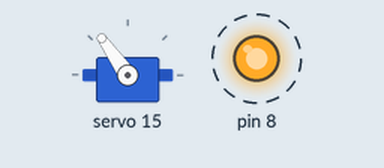
The sketch below on a simulated Arduino Uno, built with avr-gcc and run on an emulated ATmega328P. On the bench: servo, output pins drawn as LEDs (lit = HIGH). Dashed ring = blinking. What the sketch prints to the serial monitor is not drawn.

Above: at 0.05 s.
Timing chart, 0 to 5.8 s (numbered marks = the images above):
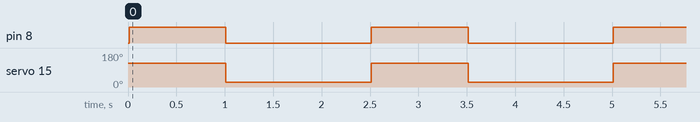

The sketch:

LegTest.ino
```cpp
#include <Adafruit_PWMServoDriver.h>
#include <Wire.h>
Adafruit_PWMServoDriver pwm = Adafruit_PWMServoDriver();

#define SERVOMIN  150 // This is the 'minimum' pulse length count (out of 4096)
#define SERVOMAX  600 // This is the 'maximum' pulse length count (out of 4096)
#define USMIN  600 // This is the rounded 'minimum' microsecond length based on the minimum pulse of 150
#define USMAX  2400 // This is the rounded 'maximum' microsecond length based on the maximum pulse of 600
#define SERVO_FREQ 50

uint8_t servonum = 0;

void setup() {
  // put your setup code here, to run once:
  Serial.begin(9600);
  Serial.println("8 channel Servo test!");

  pwm.begin();

  pwm.setOscillatorFrequency(27000000);
  pwm.setPWMFreq(SERVO_FREQ);  // Analog servos run at ~50 Hz updates

  delay(10);

  pinMode(8, OUTPUT);
}
int angleToPulse(int ang){
  int pulse = map(ang,0,180,SERVOMIN, SERVOMAX);
  return pulse;

}
void loop() {
  // put your main code here, to run repeatedly:

  pwm.setPWM(15, 0, angleToPulse(90) );
  digitalWrite(8, HIGH);
  //pwm.setPWM(1, 0, angleToPulse(0) );
  delay(1000);

  pwm.setPWM(15, 0, angleToPulse(5) );
  digitalWrite(8, LOW);
  //pwm.setPWM(1, 0, angleToPulse(90) );
  delay(1500);
}
```

Measured:
- by itself, pin 8: alternates HIGH for 1.0 s and LOW for 1.5 s
- by itself, servo 15: alternates 125° for 1.0 s and 24° for 1.5 s
